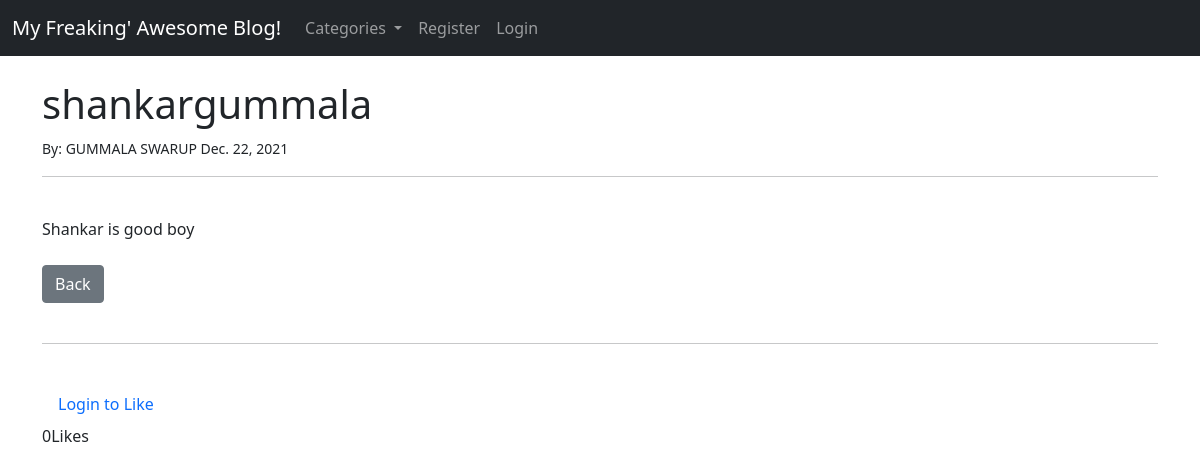
Screenshot of /article/17 with the database file from the repository.
### myblog/models.py (models this page shows, shortened)
class Post(models.Model):
    title = models.CharField(max_length=255)
    title_tag = models.CharField(max_length=255)
    author = models.ForeignKey(User,on_delete=models.CASCADE)
    body = RichTextField(blank=True,null=True)
    post_date = models.DateField(auto_now_add = True)
    category = models.CharField(max_length=255,default='coding')
    likes = models.ManyToManyField(User,related_name='blog_posts')
    def total_likes(self):
        return self.likes.count()

### myblog/views.py (the view)
# urls.py: path('article/<int:pk>',ArticleDetailView.as_view(),name='article-detail'),
class ArticleDetailView(DetailView):
    model = Post
    template_name = 'articles_details.html'
    def get_context_data(self,*args,**kwargs):
        cat_menu = Category.objects.all()
        context = super(ArticleDetailView,self).get_context_data(*args,**kwargs)
        stuff=get_object_or_404(Post,id=self.kwargs['pk'])
        total_likes = stuff.total_likes()
        liked = False
        if stuff.likes.filter(id=self.request.user.id).exists():
            liked = True
        context["cat_menu"] = cat_menu
        context["total_likes"] = total_likes
        context["liked"]=liked
        return context

### myblog/models.py (called while the page is built)
    def __str__(self):
        return self.name

### myblog/templates/articles_details.html (shortened to what this page needs)
{% extends 'base.html' %}
{% block content %}
<h1>{{ post.title }}</h1>
<small>By:
    {{post.author.first_name}}
    {{post.author.last_name}}
    {{post.post_date}}
</small>
<br />
<hr>
<br />
{{post.body|safe}}
<br />
<br />
<a href="{% url 'home' %}" class="btn btn-secondary">Back</a>
<br><br><hr><br>
<form action="{% url 'like_post' post.pk %}" method="POST">
   {% if user.is_authenticated %}
      {% if liked %}
         <button type="submit" , name="post_id" , value="{{ post.id }}" , class="btn btn-danger btn-sm">UnLike</button>
      {% else %}
         <button type="submit" , name="post_id" , value="{{ post.id }}" , class="btn btn-primary btn-sm">like</button>
      {% endif %}
   {% else %}
   <a class="nav-link" href="{% url 'login' %}">Login to Like</a>
   {% endif %}
   {{ total_likes }}Likes
</form>
{% endblock %}

### rows the page displays
Post: title "shankargummala", author.first_name "GUMMALA", author.last_name "SWARUP", post_date "Dec. 22, 2021", body "Shankar is good boy"

### other values shown
{{ total_likes }} "0"
